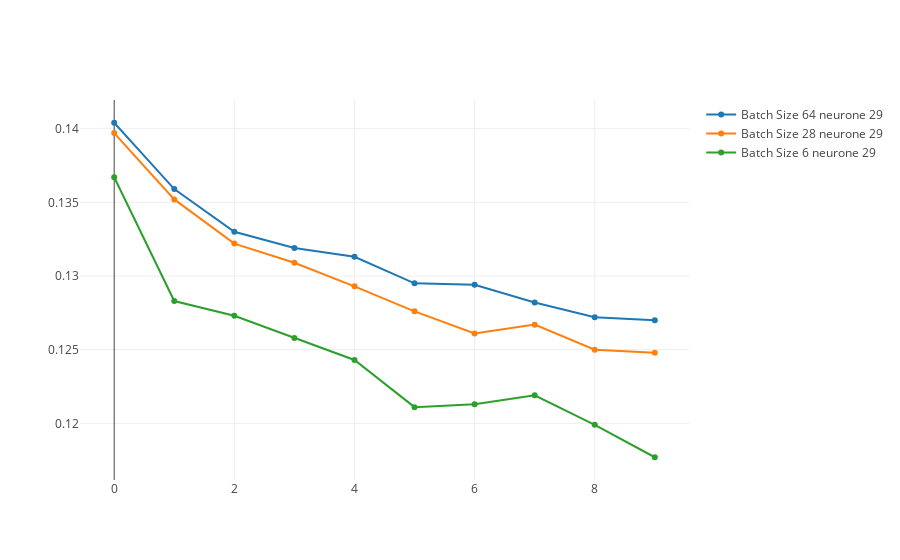

Write notebook code for a chart like this one.
### Markdown cell above
# dense_1 (Dense) (None, 18) 
# dense_2 (Dense) (None, 29) 
# dense_3 (Dense) (None, 17)

### Code cell
trace6 = go.Scatter(
    y=[0.1404,0.1359,0.1330,0.1319,0.1313,0.1295,0.1294,0.1282,0.1272,0.1270],
    x=[0, 1, 2, 3, 4, 5, 6, 7, 8, 9, 10],
    name='Batch Size 64 neurone 29'
)
trace7 = go.Scatter(
    x=[0, 1, 2, 3, 4, 5, 6, 7, 8, 9, 10],
    y=[0.1397,0.1352,0.1322,0.1309,0.1293,0.1276,0.1261,0.1267,0.1250,0.1248],
    name='Batch Size 28 neurone 29'
)

trace71 = go.Scatter(
    x=[0, 1, 2, 3, 4, 5, 6, 7, 8, 9, 10],
    y=[0.1367,0.1283,0.1273,0.1258,0.1243,0.1211,0.1213,0.1219,0.1199,0.1177],
    name='Batch Size 6 neurone 29'
)

data = [trace6, trace7,trace71]
layout = go.Layout(
    title='Plot Title',
    xaxis=dict(
        title='x Axis',
        titlefont=dict(
            family='Courier New, monospace',
            size=18,
            color='#7f7f7f'
        )
    ),
    yaxis=dict(
        title='y Axis',
        titlefont=dict(
            family='Courier New, monospace',
            size=18,
            color='#7f7f7f'
        )
    )
)
fig = go.Figure(data=data, layout=layout)
py.iplot(data, filename='Evaluation Dataset Validation Loss')

### Figure 1 — Plotly figure (JSON) as saved in the notebook; plotly's stock layout.template omitted (floating-point values rounded to 4 significant figures)
{"data": [{"name": "Batch Size 64 neurone 29", "type": "scatter", "x": [0, 1, 2, 3, 4, 5, 6, 7, 8, 9, 10], "y": [0.1404, 0.1359, 0.133, 0.1319, 0.1313, 0.1295, 0.1294, 0.1282, 0.1272, 0.127]}, {"name": "Batch Size 28 neurone 29", "type": "scatter", "x": [0, 1, 2, 3, 4, 5, 6, 7, 8, 9, 10], "y": [0.1397, 0.1352, 0.1322, 0.1309, 0.1293, 0.1276, 0.1261, 0.1267, 0.125, 0.1248]}, {"name": "Batch Size 6 neurone 29", "type": "scatter", "x": [0, 1, 2, 3, 4, 5, 6, 7, 8, 9, 10], "y": [0.1367, 0.1283, 0.1273, 0.1258, 0.1243, 0.1211, 0.1213, 0.1219, 0.1199, 0.1177]}], "layout": {}}
